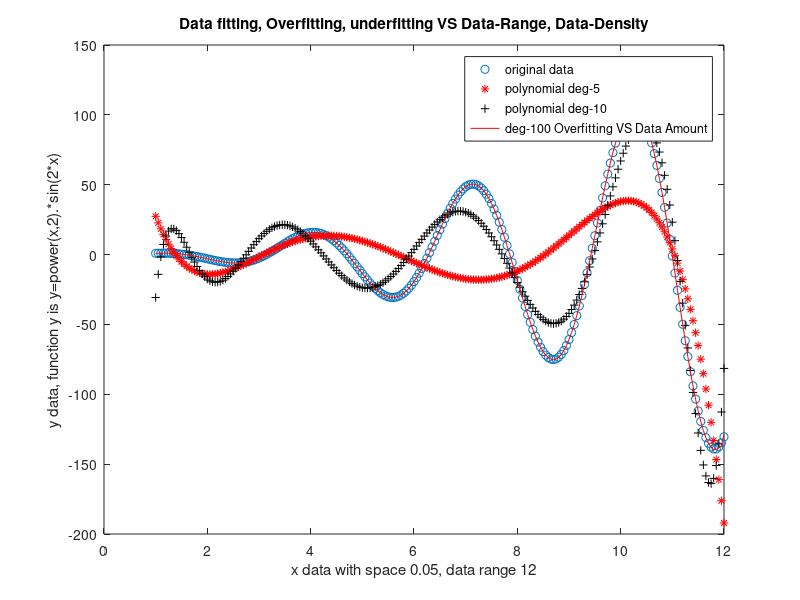

MATLAB code for this plot:
%% clear jobs
clc
clear all
close all
disp('*** Do some clear jobs')

%% data fitting demo
disp('*** Data fitting demo')
space = 0.05
data_range = 12
x = 1:space:data_range;
y = power(x,2).*sin(2*x);
plot(x,y,'o'), hold on

%% some settings
x_elements = [power(x,5); power(x,4); power(x,3); power(x,2); power(x,1); power(x,0)]';
x_elements10 = [power(x,10);power(x,9);power(x,8);power(x,7);power(x,6);power(x,5); power(x,4); power(x,3); power(x,2); power(x,1); power(x,0)]';
size(x_elements)
Co = []
Res = [y]';
size(Res)


%% polyfit
disp('polynomial fit in Least-Square sense')

Co = x_elements\Res
size(Co)
y1 = x_elements*Co
size(y1)
plot(x,y1,'*r')

Co10 = x_elements10\Res
y2 = x_elements10*Co10
size(y2)
plot(x,y2,'+black')


Co100 = polyfit(x,y,100)
y100 = polyval(Co100,x);

plot(x,y100,'r-')

title('Data fitting, Overfitting, underfitting VS Data-Range, Data-Density')
xlabel(['x data with space ',num2str(space),', data range ',num2str(data_range)]),
ylabel(['y data, function y is y=power(x,2).*sin(2*x)'])
legend('original data','polynomial deg-5','polynomial deg-10','deg-100 Overfitting VS Data Amount')
disp('*** Game over ***')